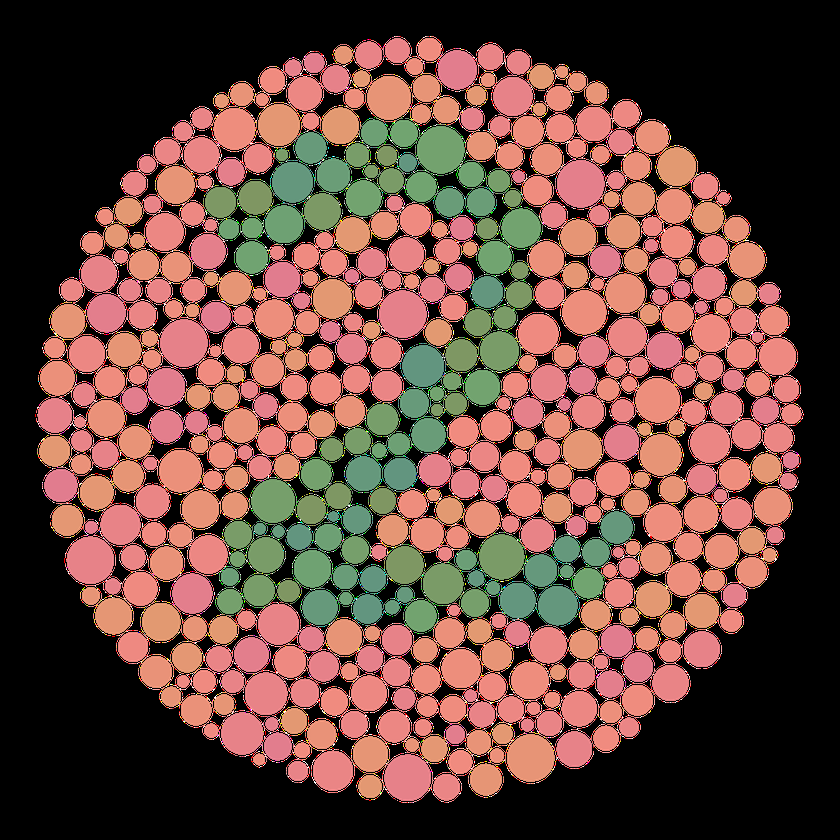
%> input picture S5/Analyse_de_données/sources_TP1_AD/image.png, 840 x 840 px, shrunk from 1920 x 1920 before the run
$ octave exercice_2.m   (GNU Octave 9; MATLAB toolbox functions it lacks are replaced by stand-ins)
%> lines starting %> are read from the running program, lines starting %| are printed output that depends on the picture
### S5/Analyse_de_données/sources_TP1_AD/ACP.m
% function ACP (pour exercice_2.m)

function [C,bornes_C,coefficients_RVG2gris] = ACP(X)

    X = X - repmat(mean(X),size(X,1),1);
    XR = X(:,1);
    XV = X(:,2);
    XB = X(:,3);
    mR = mean(XR);
    mV = mean(XV);
    mB = mean(XB);
    VarR = mean(XR.^2) - mR^2;
    VarV = mean(XV.^2) - mV^2;
    VarB = mean(XB.^2) - mB^2;
    CovRV = mean((XR-mR).*(XV-mV));
    CovRB = mean((XR-mR).*(XB-mB));
    CovBV = mean((XB-mB).*(XV-mV));
    sigma = [VarR, CovRV, CovRB ;
             CovRV, VarV, CovBV;
             CovRB, CovBV, VarB];

    [W,D]=eig(sigma);
    [Dsort,Indice]=sort(diag(D),'descend');

    W = [W(:,Indice(1)); W(:,Indice(2)); W(:,Indice(3))];

    C = (W*X')*W'; % changement de base ?????

    bornes_C =[min(min(C));max(max(C))];

    coefficients_RVG2gris = W(:,1)/norm(W(:,1));

end

### S5/Analyse_de_données/sources_TP1_AD/exercice_2.m
clear;
close all;
clc;

taille_ecran = get(0,'ScreenSize');
L = taille_ecran(3);
H = taille_ecran(4);

figure('Name','ACP d''une image RVB',...
       'Position',[0.1*L,0.1*H,0.8*L,0.7*H],...
       'Color',[0.7 0.75 0.85]);

% Lecture d'une image RVB :
% I = imread('autumn.tif');
I = imread('image.png');
%> I is the input picture: size 840x840x3 uint8; mean R, G, B 106.6, 72, 63

% Decoupage de l'image en trois canaux et conversion en doubles :
R = double(I(:,:,1));
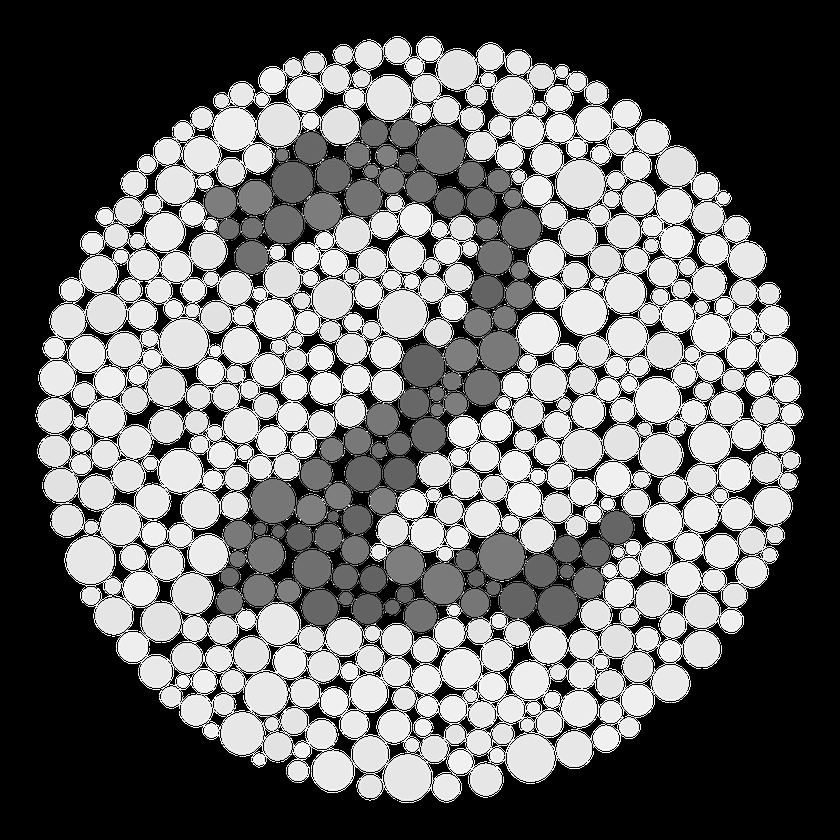
%> R: size 840x840 double; min 0, max 255, mean 106.6
V = double(I(:,:,2));
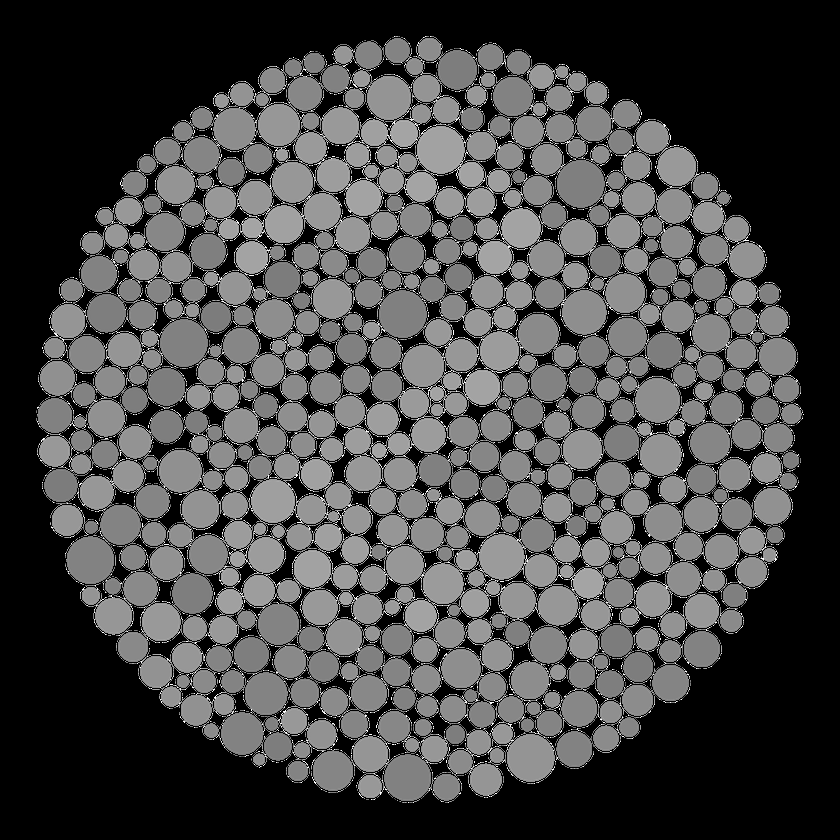
%> V: size 840x840 double; min 0, max 255, mean 72
B = double(I(:,:,3));
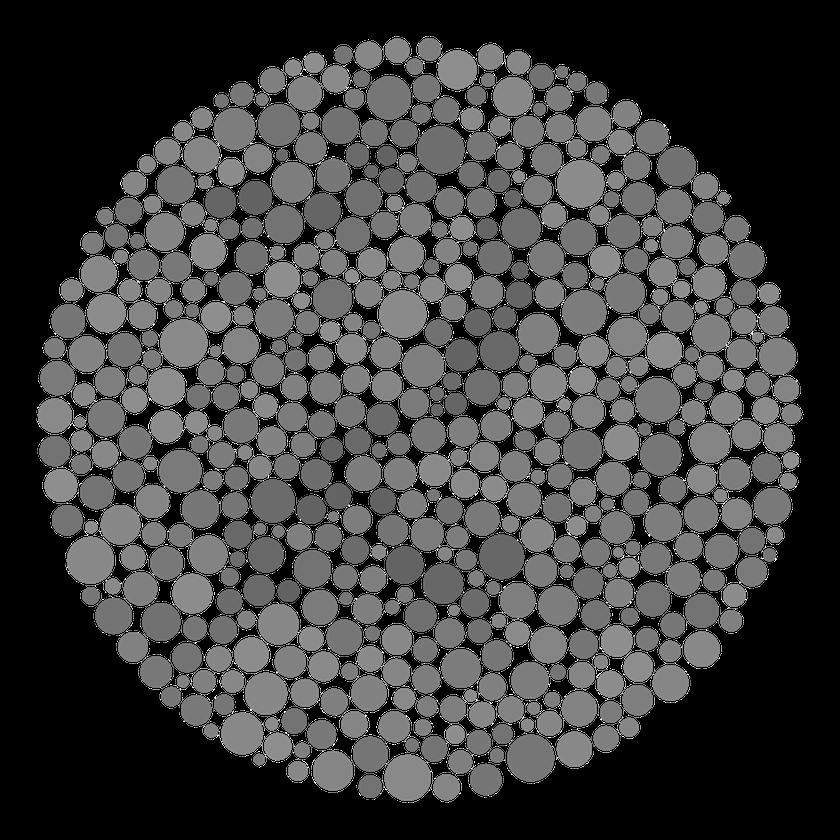
%> B: size 840x840 double; min 0, max 255, mean 63

% Matrice des donnees :
X = [R(:) V(:) B(:)];		% Les trois canaux sont vectorises et concatenes

% Analyse en composantes principales de la matrice X des donnees :
[C,bornes_C,vecteur_RVB2gris_normalise] = ACP(X); % FONCTION A CODER
%> in ACP, `mR = mean(XR);`: mR = -1.75e-10
%> in ACP, `mV = mean(XV);`: mV = -1.09e-10
%> in ACP, `mB = mean(XB);`: mB = -9.26e-11
%> in ACP, `VarR = mean(XR.^2) - mR^2;`: VarR = 12429.2
%> in ACP, `VarV = mean(XV.^2) - mV^2;`: VarV = 5414
%> in ACP, `VarB = mean(XB.^2) - mB^2;`: VarB = 4228.6
%> in ACP, `CovRV = mean((XR-mR).*(XV-mV));`: CovRV = 7398
%> in ACP, `CovRB = mean((XR-mR).*(XB-mB));`: CovRB = 6763.5
%> in ACP, `CovBV = mean((XB-mB).*(XV-mV));`: CovBV = 4572.4
%> in ACP, `sigma = [VarR, CovRV, CovRB ; CovRV, VarV, CovBV; CovRB, CovBV, VarB];`: sigma = [12429.2 7398 6763.5; 7398 5414 4572.4; 6763.5 4572.4 4228.6]
%> in ACP, `[W,D]=eig(sigma);`: W = [0.139 0.638 0.758; 0.533 -0.693 0.486; -0.835 -0.336 0.436]; D = [182.6 0 0; 0 824.4 0; 0 0 21064.9]
%> in ACP, `[Dsort,Indice]=sort(diag(D),'descend');`: Dsort = [21064.9; 824.4; 182.6]; Indice = [3; 2; 1]
%> in ACP, `W = [W(:,Indice(1)); W(:,Indice(2)); W(:,Indice(3))];`: W = [0.758; 0.486; 0.436; 0.638; -0.693; -0.336; 0.139; 0.533; -0.835]
%> the run ends on the next line
